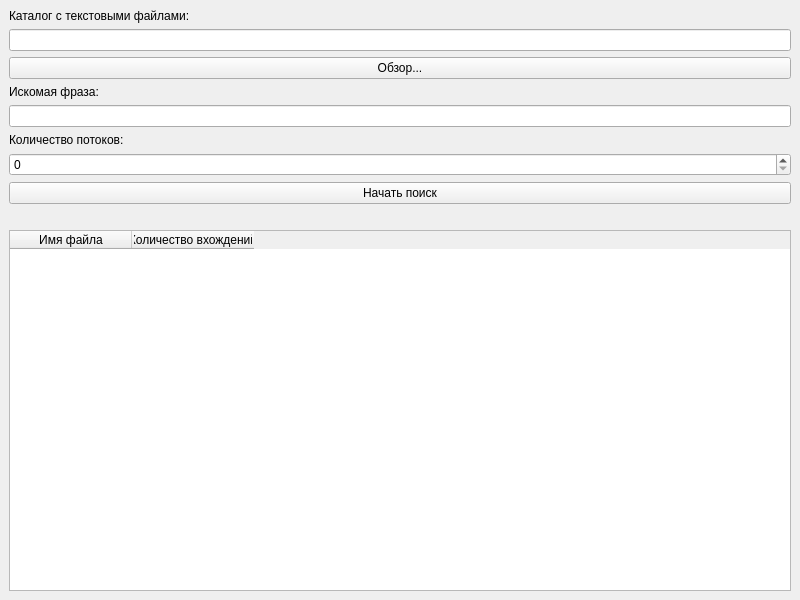
<?xml version="1.0" encoding="UTF-8"?>
<ui version="4.0">
 <class>TextSearch</class>
 <widget class="QMainWindow" name="TextSearch">
  <property name="geometry">
   <rect>
    <x>0</x>
    <y>0</y>
    <width>800</width>
    <height>600</height>
   </rect>
  </property>
  <widget class="QWidget" name="centralWidget">
   <layout class="QVBoxLayout" name="verticalLayout">
    <item>
     <widget class="QLabel" name="directoryLabel">
      <property name="text">
       <string>Каталог с текстовыми файлами:</string>
      </property>
     </widget>
    </item>
    <item>
     <widget class="QLineEdit" name="directoryLineEdit"/>
    </item>
    <item>
     <widget class="QPushButton" name="browseButton">
      <property name="text">
       <string>Обзор...</string>
      </property>
     </widget>
    </item>
    <item>
     <widget class="QLabel" name="searchLabel">
      <property name="text">
       <string>Искомая фраза:</string>
      </property>
     </widget>
    </item>
    <item>
     <widget class="QLineEdit" name="searchLineEdit"/>
    </item>
    <item>
     <widget class="QLabel" name="threadLabel">
      <property name="text">
       <string>Количество потоков:</string>
      </property>
     </widget>
    </item>
    <item>
     <widget class="QSpinBox" name="threadSpinBox"/>
    </item>
    <item>
     <widget class="QPushButton" name="startButton">
      <property name="text">
       <string>Начать поиск</string>
      </property>
     </widget>
    </item>
    <item>
     <widget class="QLabel" name="statusLabel">
      <property name="text">
       <string/>
      </property>
     </widget>
    </item>
    <item>
     <widget class="QTableWidget" name="resultTable">
      <property name="enabled">
       <bool>true</bool>
      </property>
      <property name="columnCount">
       <number>2</number>
      </property>
      <attribute name="horizontalHeaderVisible">
       <bool>true</bool>
      </attribute>
      <attribute name="horizontalHeaderCascadingSectionResizes">
       <bool>true</bool>
      </attribute>
      <attribute name="horizontalHeaderDefaultSectionSize">
       <number>122</number>
      </attribute>
      <attribute name="horizontalHeaderStretchLastSection">
       <bool>false</bool>
      </attribute>
      <attribute name="verticalHeaderCascadingSectionResizes">
       <bool>true</bool>
      </attribute>
      <attribute name="verticalHeaderStretchLastSection">
       <bool>true</bool>
      </attribute>
      <column>
       <property name="text">
        <string>Имя файла</string>
       </property>
      </column>
      <column>
       <property name="text">
        <string>Количество вхождений</string>
       </property>
      </column>
     </widget>
    </item>
   </layout>
  </widget>
 </widget>
 <resources/>
 <connections/>
</ui>
